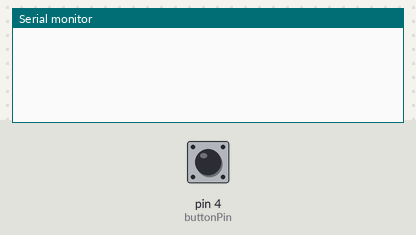
Simulated run of this sketch. Board: Arduino Uno, built with avr-gcc and run on an emulated ATmega328P. Shown: the last lines printed to the serial monitor. The inputs (shaded band) are chosen by the test bench; at power-on: pin 4 (buttonPin) LOW.

Above: at 1.2 s.
1.3 s: pin 4 (buttonPin) pulled HIGH for 0.15 s
At 2.5 s:
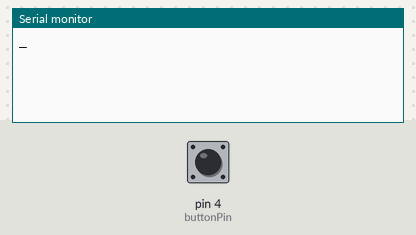
2.9 s: pin 4 (buttonPin) pulled HIGH for 3.2 s
At 6.5 s:
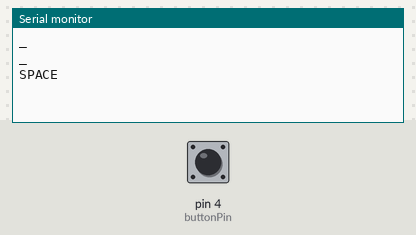
7.6 s: pin 4 (buttonPin) pulsed HIGH 2 times (0.12 s each, 0.3 s apart)
At 9.0 s:
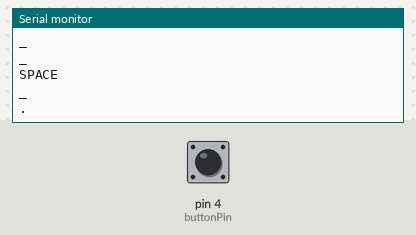

Measured:
- after the input at 1.3 s, the serial monitor: prints a new line at once (image 1)
- after the input at 2.9 s, the serial monitor: prints a new line after 3.2 s (image 2)
- after the input at 7.6 s, the serial monitor: prints a new line at once (image 3)

The sketch:

buttonTimer.ino
```cpp
const int buttonPin = 4;
int buttonState = 0;
int lastButtonState = 0;
int startTime = 0;
int endTime = 0;
int pressedTime = 0;
int idleTime = 0;

void setup() {
  // put your setup code here, to run once:
  pinMode (buttonPin, INPUT);
  //init serial window
  Serial.begin(9600);
}
void loop() {
  buttonState = digitalRead(buttonPin);//read button state

  if (buttonState != lastButtonState) {   //if button state changed
    updateState();

  lastButtonState = buttonState;  //save button state for next round
  }
}

void updateState() {  //button was just pressed
  if (buttonState == LOW) {
   startTime = millis();  //record start time
   idleTime = startTime - endTime; //calculate time since last release
      if (idleTime >= 3000){
        Serial.println("SPACE");
      }
  } else {
    endTime = millis(); //record end time
    pressedTime = endTime - startTime;  //calculate time since pressed
    //Serial.println(pressedTime); //could just announce time pressed
      if (pressedTime <= 200) {
        Serial.println(".");  //print dot
      } else {
        Serial.println("_");  //print dash
      }
  }
}
```
